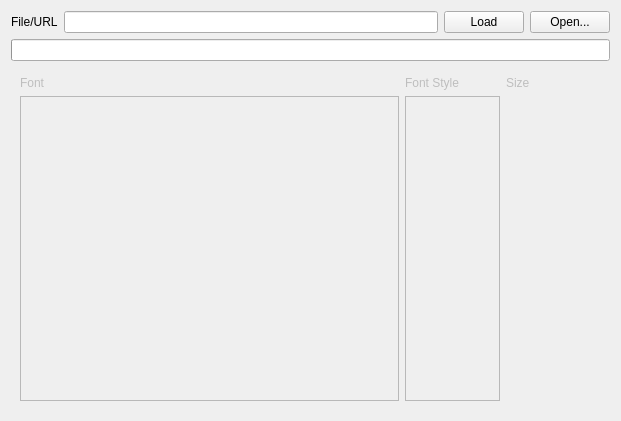
<?xml version="1.0" encoding="UTF-8"?>
<ui version="4.0">
 <class>glaxnimate::gui::font::ExternalFontWidget</class>
 <widget class="QWidget" name="glaxnimate::gui::font::ExternalFontWidget">
  <property name="geometry">
   <rect>
    <x>0</x>
    <y>0</y>
    <width>621</width>
    <height>421</height>
   </rect>
  </property>
  <layout class="QVBoxLayout" name="verticalLayout">
   <item>
    <layout class="QHBoxLayout" name="horizontalLayout">
     <item>
      <widget class="QLabel" name="label">
       <property name="text">
        <string>File/URL</string>
       </property>
      </widget>
     </item>
     <item>
      <widget class="QLineEdit" name="edit_url"/>
     </item>
     <item>
      <widget class="QPushButton" name="button_load">
       <property name="text">
        <string>Load</string>
       </property>
       <property name="icon">
        <iconset theme="download">
         <normaloff>.</normaloff>.</iconset>
       </property>
      </widget>
     </item>
     <item>
      <widget class="QPushButton" name="pushButton">
       <property name="text">
        <string>Open...</string>
       </property>
       <property name="icon">
        <iconset theme="document-open">
         <normaloff>.</normaloff>.</iconset>
       </property>
      </widget>
     </item>
    </layout>
   </item>
   <item>
    <widget class="QProgressBar" name="progress_bar"/>
   </item>
   <item>
    <widget class="QWidget" name="widget_data" native="true">
     <property name="enabled">
      <bool>false</bool>
     </property>
     <layout class="QGridLayout" name="gridLayout" columnstretch="20,5,5">
      <item row="0" column="0">
       <widget class="QLabel" name="label_4">
        <property name="text">
         <string>Font</string>
        </property>
       </widget>
      </item>
      <item row="0" column="1">
       <widget class="QLabel" name="label_2">
        <property name="text">
         <string>Font Style</string>
        </property>
       </widget>
      </item>
      <item row="0" column="2">
       <widget class="QLabel" name="label_3">
        <property name="text">
         <string>Size</string>
        </property>
       </widget>
      </item>
      <item row="1" column="0">
       <widget class="QTableView" name="view_fonts">
        <property name="alternatingRowColors">
         <bool>true</bool>
        </property>
        <property name="selectionMode">
         <enum>QAbstractItemView::SingleSelection</enum>
        </property>
        <property name="selectionBehavior">
         <enum>QAbstractItemView::SelectRows</enum>
        </property>
        <property name="showGrid">
         <bool>false</bool>
        </property>
        <property name="sortingEnabled">
         <bool>true</bool>
        </property>
        <attribute name="horizontalHeaderVisible">
         <bool>false</bool>
        </attribute>
        <attribute name="horizontalHeaderStretchLastSection">
         <bool>true</bool>
        </attribute>
        <attribute name="verticalHeaderVisible">
         <bool>false</bool>
        </attribute>
       </widget>
      </item>
      <item row="1" column="1">
       <widget class="QListWidget" name="view_style"/>
      </item>
      <item row="1" column="2">
       <widget class="glaxnimate::gui::font::FontSizeWidget" name="size_widget" native="true"/>
      </item>
     </layout>
    </widget>
   </item>
  </layout>
 </widget>
 <customwidgets>
  <customwidget>
   <class>glaxnimate::gui::font::FontSizeWidget</class>
   <extends>QWidget</extends>
   <header>widgets/font/font_size_widget.hpp</header>
   <container>1</container>
  </customwidget>
 </customwidgets>
 <resources/>
 <connections>
  <connection>
   <sender>pushButton</sender>
   <signal>clicked()</signal>
   <receiver>glaxnimate::gui::font::ExternalFontWidget</receiver>
   <slot>url_from_file()</slot>
   <hints>
    <hint type="sourcelabel">
     <x>564</x>
     <y>27</y>
    </hint>
    <hint type="destinationlabel">
     <x>731</x>
     <y>76</y>
    </hint>
   </hints>
  </connection>
  <connection>
   <sender>button_load</sender>
   <signal>clicked()</signal>
   <receiver>glaxnimate::gui::font::ExternalFontWidget</receiver>
   <slot>load_url()</slot>
   <hints>
    <hint type="sourcelabel">
     <x>482</x>
     <y>27</y>
    </hint>
    <hint type="destinationlabel">
     <x>682</x>
     <y>163</y>
    </hint>
   </hints>
  </connection>
  <connection>
   <sender>edit_url</sender>
   <signal>textChanged(QString)</signal>
   <receiver>glaxnimate::gui::font::ExternalFontWidget</receiver>
   <slot>url_changed(QString)</slot>
   <hints>
    <hint type="sourcelabel">
     <x>170</x>
     <y>18</y>
    </hint>
    <hint type="destinationlabel">
     <x>774</x>
     <y>256</y>
    </hint>
   </hints>
  </connection>
 </connections>
 <slots>
  <slot>url_from_file()</slot>
  <slot>load_url()</slot>
  <slot>url_changed(QString)</slot>
 </slots>
</ui>
